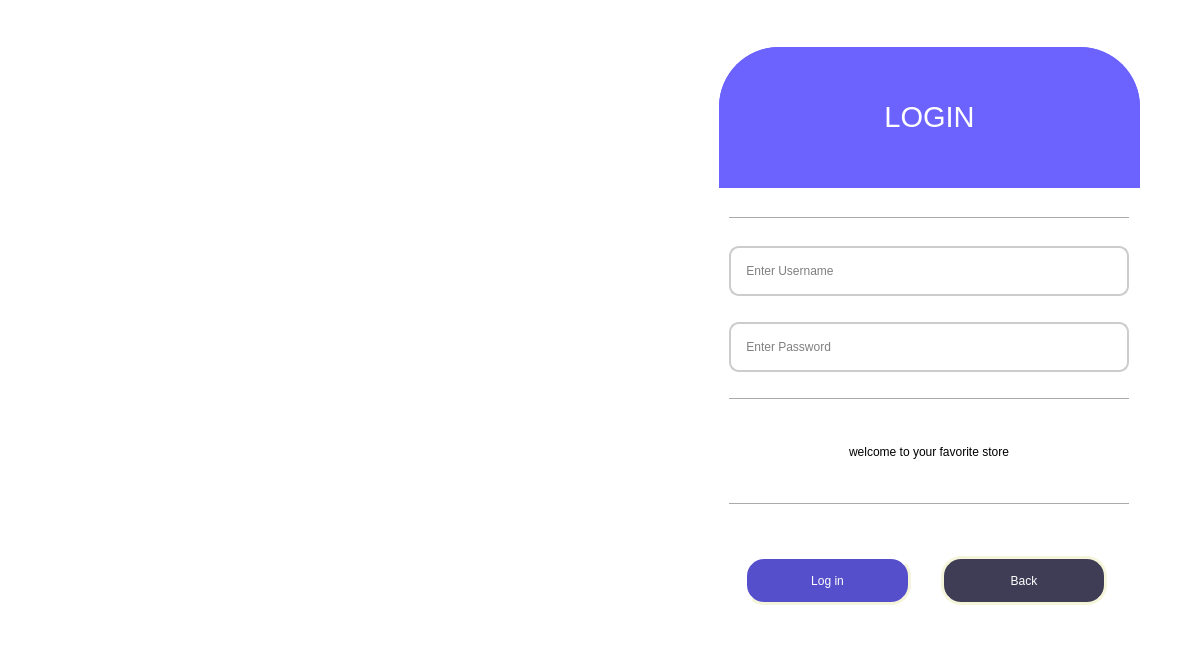
<?xml version="1.0" encoding="UTF-8"?>
<ui version="4.0">
 <class>LoginWindow</class>
 <widget class="QMainWindow" name="LoginWindow">
  <property name="geometry">
   <rect>
    <x>0</x>
    <y>0</y>
    <width>1192</width>
    <height>669</height>
   </rect>
  </property>
  <property name="windowTitle">
   <string>MainWindow</string>
  </property>
  <property name="styleSheet">
   <string notr="true">background-color:white;</string>
  </property>
  <widget class="QWidget" name="centralwidget">
   <layout class="QVBoxLayout" name="verticalLayout_2">
    <item>
     <widget class="QWidget" name="container" native="true">
      <layout class="QHBoxLayout" name="horizontalLayout">
       <property name="spacing">
        <number>6</number>
       </property>
       <item>
        <widget class="QLabel" name="image_login">
         <property name="sizePolicy">
          <sizepolicy hsizetype="Ignored" vsizetype="Ignored">
           <horstretch>0</horstretch>
           <verstretch>0</verstretch>
          </sizepolicy>
         </property>
         <property name="minimumSize">
          <size>
           <width>631</width>
           <height>471</height>
          </size>
         </property>
         <property name="maximumSize">
          <size>
           <width>631</width>
           <height>471</height>
          </size>
         </property>
         <property name="acceptDrops">
          <bool>false</bool>
         </property>
         <property name="autoFillBackground">
          <bool>false</bool>
         </property>
         <property name="styleSheet">
          <string notr="true">background-image: url(:/login_img/undraw_Login_re_4vu2.png);

</string>
         </property>
         <property name="frameShape">
          <enum>QFrame::NoFrame</enum>
         </property>
         <property name="text">
          <string/>
         </property>
         <property name="textFormat">
          <enum>Qt::PlainText</enum>
         </property>
         <property name="pixmap">
          <pixmap resource="qrc_main.qrc">:/login/undraw_Login_re_4vu2.png</pixmap>
         </property>
         <property name="scaledContents">
          <bool>true</bool>
         </property>
         <property name="alignment">
          <set>Qt::AlignLeading|Qt::AlignLeft|Qt::AlignVCenter</set>
         </property>
         <property name="wordWrap">
          <bool>false</bool>
         </property>
         <property name="openExternalLinks">
          <bool>false</bool>
         </property>
        </widget>
       </item>
       <item>
        <widget class="QWidget" name="form" native="true">
         <property name="minimumSize">
          <size>
           <width>421</width>
           <height>574</height>
          </size>
         </property>
         <property name="maximumSize">
          <size>
           <width>421</width>
           <height>574</height>
          </size>
         </property>
         <property name="styleSheet">
          <string notr="true">#form {
	background-color:#f2f2f2;
	border-style: solid;
	border-width: 2px;
	border-color:#6c63ff;
	border-radius: 60px;	
}</string>
         </property>
         <layout class="QGridLayout" name="gridLayout_2">
          <property name="leftMargin">
           <number>0</number>
          </property>
          <property name="topMargin">
           <number>0</number>
          </property>
          <property name="rightMargin">
           <number>0</number>
          </property>
          <property name="bottomMargin">
           <number>0</number>
          </property>
          <property name="spacing">
           <number>0</number>
          </property>
          <item row="0" column="0">
           <widget class="QLabel" name="login_title">
            <property name="minimumSize">
             <size>
              <width>421</width>
              <height>141</height>
             </size>
            </property>
            <property name="maximumSize">
             <size>
              <width>421</width>
              <height>141</height>
             </size>
            </property>
            <property name="styleSheet">
             <string notr="true">QLabel {
	background-color:#6c63ff;
	font: 22pt &quot;Eras Medium ITC&quot;;
	color:white;

	border-top-left-radius: 60px;	
	border-top-right-radius: 60px;
	}
</string>
            </property>
            <property name="text">
             <string>&lt;html&gt;&lt;head/&gt;&lt;body&gt;&lt;p align=&quot;center&quot;&gt;&lt;span style=&quot; font-size:22pt;&quot;&gt;LOGIN&lt;/span&gt;&lt;/p&gt;&lt;/body&gt;&lt;/html&gt;</string>
            </property>
           </widget>
          </item>
          <item row="1" column="0">
           <widget class="QWidget" name="input_group" native="true">
            <layout class="QGridLayout" name="gridLayout_4">
             <item row="1" column="0">
              <widget class="QLineEdit" name="input_username">
               <property name="minimumSize">
                <size>
                 <width>400</width>
                 <height>50</height>
                </size>
               </property>
               <property name="maximumSize">
                <size>
                 <width>400</width>
                 <height>50</height>
                </size>
               </property>
               <property name="styleSheet">
                <string notr="true">QLineEdit {
	padding-left:10px;
	background-color:white;
	font: 9pt &quot;Eras Medium ITC&quot;;
	color:2f2e41;
	border-style: solid;
	border-width: 2px;
	border-radius: 10px;
	border-color:#cccccc;

	}

QLineEdit:focus {
	border-color:#2f2e41;
    border-style:solid;
}</string>
               </property>
               <property name="text">
                <string/>
               </property>
               <property name="frame">
                <bool>true</bool>
               </property>
               <property name="cursorPosition">
                <number>0</number>
               </property>
               <property name="placeholderText">
                <string> Enter Username</string>
               </property>
               <property name="cursorMoveStyle">
                <enum>Qt::LogicalMoveStyle</enum>
               </property>
              </widget>
             </item>
             <item row="4" column="0">
              <widget class="QLabel" name="output_message">
               <property name="minimumSize">
                <size>
                 <width>400</width>
                 <height>50</height>
                </size>
               </property>
               <property name="maximumSize">
                <size>
                 <width>400</width>
                 <height>50</height>
                </size>
               </property>
               <property name="styleSheet">
                <string notr="true">QLabel {
	font: 10pt &quot;Eras Medium ITC&quot;;
	}</string>
               </property>
               <property name="text">
                <string>&lt;html&gt;&lt;head/&gt;&lt;body&gt;&lt;p align=&quot;center&quot;&gt;welcome to your favorite store&lt;/p&gt;&lt;/body&gt;&lt;/html&gt;</string>
               </property>
              </widget>
             </item>
             <item row="2" column="0">
              <widget class="QLineEdit" name="input_password">
               <property name="minimumSize">
                <size>
                 <width>400</width>
                 <height>50</height>
                </size>
               </property>
               <property name="maximumSize">
                <size>
                 <width>400</width>
                 <height>50</height>
                </size>
               </property>
               <property name="styleSheet">
                <string notr="true">QLineEdit {
		padding-left:10px;
	background-color:white;
	font: 9pt &quot;Eras Medium ITC&quot;;
	color:2f2e41;
	border-style: solid;
	border-width: 2px;
	border-radius: 10px;
	border-color:#cccccc;

	}

QLineEdit:focus {
	border-color:#2f2e41;
    border-style:solid;
}</string>
               </property>
               <property name="inputMethodHints">
                <set>Qt::ImhNone</set>
               </property>
               <property name="text">
                <string/>
               </property>
               <property name="maxLength">
                <number>16</number>
               </property>
               <property name="cursorPosition">
                <number>0</number>
               </property>
               <property name="readOnly">
                <bool>false</bool>
               </property>
               <property name="placeholderText">
                <string> Enter Password</string>
               </property>
              </widget>
             </item>
             <item row="3" column="0">
              <widget class="Line" name="line">
               <property name="orientation">
                <enum>Qt::Horizontal</enum>
               </property>
              </widget>
             </item>
             <item row="5" column="0">
              <widget class="Line" name="line_2">
               <property name="orientation">
                <enum>Qt::Horizontal</enum>
               </property>
              </widget>
             </item>
             <item row="0" column="0">
              <widget class="Line" name="line_3">
               <property name="orientation">
                <enum>Qt::Horizontal</enum>
               </property>
              </widget>
             </item>
            </layout>
           </widget>
          </item>
          <item row="2" column="0">
           <widget class="QWidget" name="button_group" native="true">
            <property name="minimumSize">
             <size>
              <width>421</width>
              <height>81</height>
             </size>
            </property>
            <property name="maximumSize">
             <size>
              <width>421</width>
              <height>81</height>
             </size>
            </property>
            <layout class="QGridLayout" name="gridLayout">
             <property name="leftMargin">
              <number>1</number>
             </property>
             <item row="0" column="3">
              <widget class="QPushButton" name="back_home">
               <property name="sizePolicy">
                <sizepolicy hsizetype="Minimum" vsizetype="Minimum">
                 <horstretch>0</horstretch>
                 <verstretch>0</verstretch>
                </sizepolicy>
               </property>
               <property name="minimumSize">
                <size>
                 <width>166</width>
                 <height>49</height>
                </size>
               </property>
               <property name="maximumSize">
                <size>
                 <width>166</width>
                 <height>49</height>
                </size>
               </property>
               <property name="styleSheet">
                <string notr="true">QPushButton {
	background-color:#3f3d56;
	font: 10pt &quot;Eras Medium ITC&quot;;
	color:white;
	border-style:solid;
	border-width: 3px;
	border-radius: 20px;
	border-color: beige;

	}

QPushButton:hover {
	background-color:#f2f2f2;
	color:#3f3d56;
	border-color:#3f3d56;
    border-style: outset;
	font-weight:bold;
}</string>
               </property>
               <property name="text">
                <string>Back</string>
               </property>
               <property name="autoDefault">
                <bool>false</bool>
               </property>
               <property name="default">
                <bool>false</bool>
               </property>
               <property name="flat">
                <bool>false</bool>
               </property>
              </widget>
             </item>
             <item row="0" column="2">
              <widget class="QPushButton" name="log_in">
               <property name="sizePolicy">
                <sizepolicy hsizetype="Ignored" vsizetype="Ignored">
                 <horstretch>0</horstretch>
                 <verstretch>0</verstretch>
                </sizepolicy>
               </property>
               <property name="minimumSize">
                <size>
                 <width>167</width>
                 <height>49</height>
                </size>
               </property>
               <property name="maximumSize">
                <size>
                 <width>167</width>
                 <height>49</height>
                </size>
               </property>
               <property name="styleSheet">
                <string notr="true">QPushButton {
	background-color:#564fcc;
	font: 10pt &quot;Eras Medium ITC&quot;;
	color:white;
	border-style: outset;
	border-width: 3px;
	border-radius: 20px;
	border-color: beige;

	}

QPushButton:hover {
	background-color:#f2f2f2;
	color:#6c63ff;
	border-color:#6c63ff;
    border-style:outset;
	font-weight:bold;
}</string>
               </property>
               <property name="text">
                <string>Log in</string>
               </property>
              </widget>
             </item>
            </layout>
           </widget>
          </item>
         </layout>
        </widget>
       </item>
      </layout>
     </widget>
    </item>
   </layout>
  </widget>
 </widget>
 <resources>
  <include location="qrc_main.qrc"/>
 </resources>
 <connections/>
</ui>
